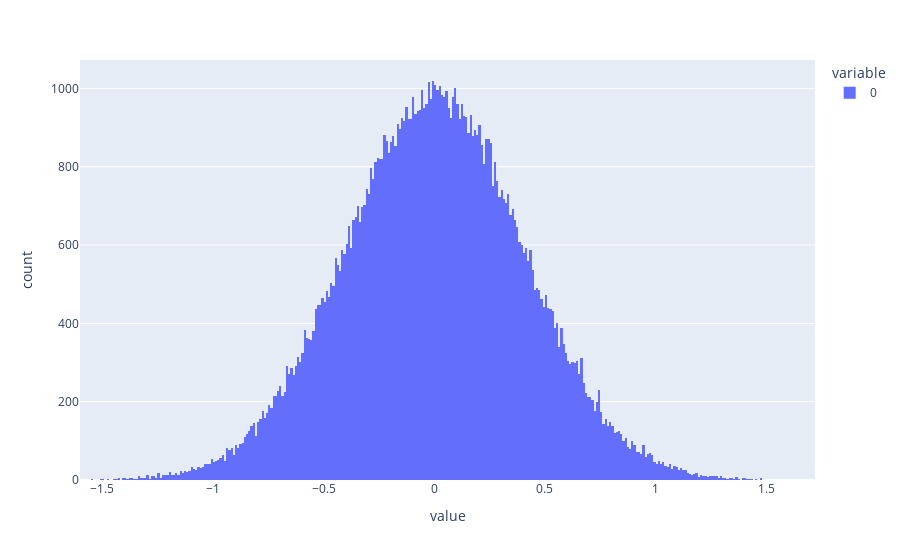

The code cell stored with this chart in its notebook:
### Code cell
# Spread distribution example in one day
fig = px.histogram(spread_values)
fig.show()

### Figure 1 — Plotly figure (JSON) as saved in the notebook; plotly's stock layout.template omitted (floating-point values rounded to 4 significant figures; data arrays with more than 128 entries replaced by an {"elided": "..."} marker saying what was removed)
{"data": [{"alignmentgroup": "True", "bingroup": "x", "hovertemplate": "variable=0<br>value=%{x}<br>count=%{y}<extra></extra>", "legendgroup": "0", "marker": {"color": "#636efa", "pattern": {"shape": ""}}, "name": "0", "offsetgroup": "0", "orientation": "v", "showlegend": true, "type": "histogram", "x": {"elided": "100000 float values"}, "xaxis": "x", "yaxis": "y"}], "layout": {"barmode": "relative", "legend": {"title": {"text": "variable"}, "tracegroupgap": 0}, "margin": {"t": 60}, "xaxis": {"anchor": "y", "domain": [0, 1], "title": {"text": "value"}}, "yaxis": {"anchor": "x", "domain": [0, 1], "title": {"text": "count"}}}}
